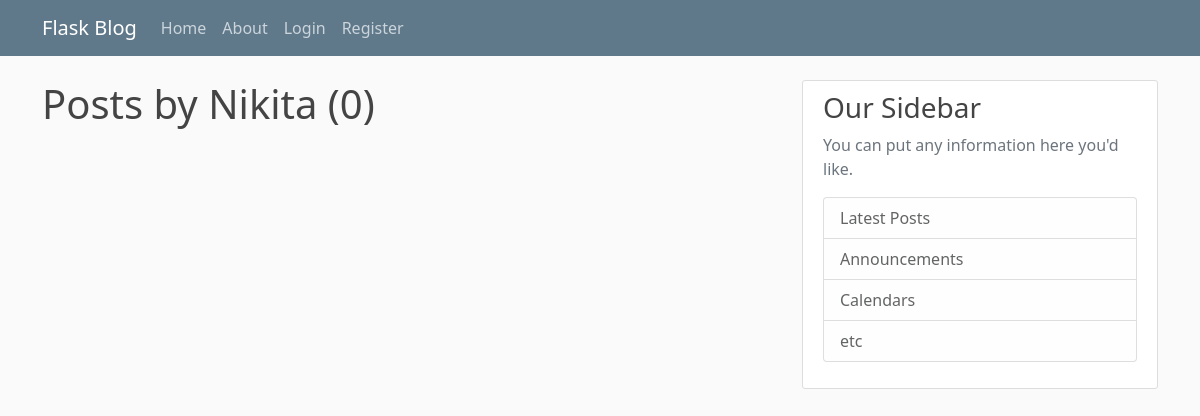
Page /user/Nikita on the earlier database version.
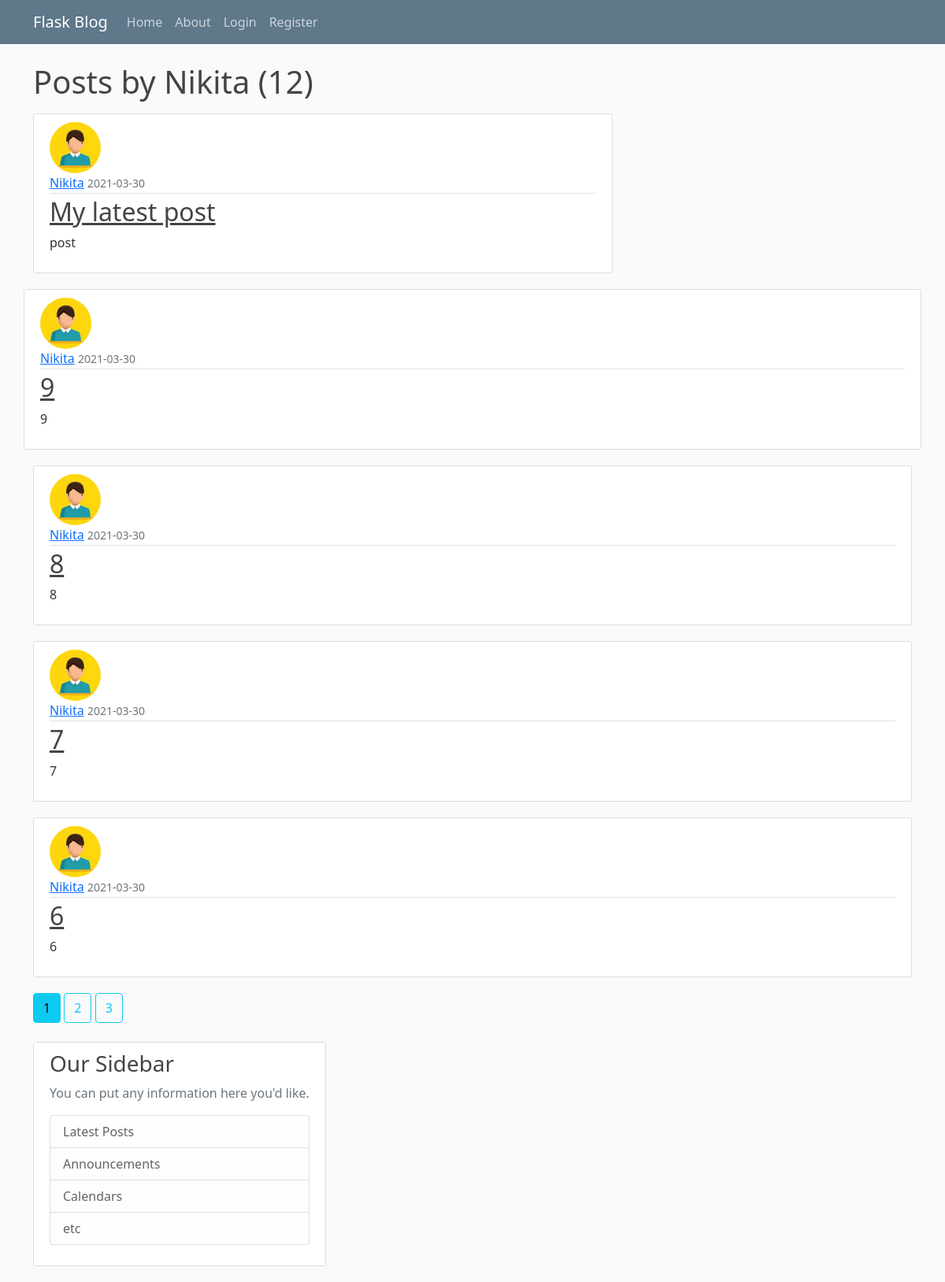
Same page on the later database version.
### flaskblog/models.py (models this page shows, shortened)
class Post(db.Model):
    id = db.Column(db.Integer, primary_key=True)
    title = db.Column(db.String(100), nullable=False)
    date_posted = db.Column(db.DateTime, nullable=False,
                            default=datetime.utcnow)
    content = db.Column(db.Text, nullable=False)
    user_id = db.Column(db.Integer, db.ForeignKey('user.id'), nullable=False)

class User(db.Model, UserMixin):
    id = db.Column(db.Integer, primary_key=True)
    username = db.Column(db.String(20), unique=True, nullable=False)
    email = db.Column(db.String(120), unique=True, nullable=False)
    image_file = db.Column(db.String(20), nullable=False,
                           default='default.jpg')
    password = db.Column(db.String(60), nullable=False)
    posts = db.relationship('Post', backref='author', lazy=True)

### flaskblog/users/routes.py (the view)
@users.route("/user/<string:username>")
def user_posts(username):
    page = request.args.get('page', 1, type=int)
    user = User.query.filter_by(username=username).first_or_404()
    posts = Post.query.filter_by(author=user)\
        .order_by(Post.date_posted.desc())\
        .paginate(page=page, per_page=5)
    return render_template('user_posts.html', posts=posts, user=user)

### flaskblog/templates/user_posts.html
{% extends "layouts.html" %}
{% block content %}
<h1 class=mb-3>Posts by {{ user.username }} ({{ posts.total }})</h1>
{% for post in posts.items %}
<article class="media content-section">
    <img class="rounded-circle article-img"
        src="{{ url_for('static', filename='profile_pics/' + post.author.image_file) }}" <div class="media-body">
    <div class="article-metadata">
        <a class="mr-2" href="{{ url_for('users.user_posts', username=post.author.username) }}">{{ post.author.username }}</a>
        <small class="text-muted">{{ post.date_posted.strftime('%Y-%m-%d') }}</small>
    </div>
    <h2><a class="article-title" href="{{ url_for('posts.post', post_id=post.id) }}">{{ post.title }}</a></h2>
    <p class="article-content">{{ post.content }}</p>
    </div>
</article>
{% endfor %}
{% for page_num in posts.iter_pages(left_edge=1, right_edge=1, left_current=1, right_current=2) %}
{% if page_num %}
{% if posts.page == page_num %}
<a class="btn btn-info mb-4" href="{{ url_for('users.user_posts', username=user.username, page=page_num) }}">{{ page_num }}</a>
{% else %}
<a class="btn btn-outline-info mb-4" href="{{ url_for('main.home', username=user.username, page=page_num) }}">{{ page_num }}</a>
{% endif %}
{% else %}
...
{% endif %}
{% endfor %}
{% endblock content %}

Differences in the rows shown:
added Post: image_file (picture), author.username "Nikita", date_posted "2021-03-30", title "My latest post", content "post"
added Post: image_file (picture), author.username "Nikita", date_posted "2021-03-30", title "9", content "9"
added Post: image_file (picture), author.username "Nikita", date_posted "2021-03-30", title "8", content "8"
added Post: image_file (picture), author.username "Nikita", date_posted "2021-03-30", title "7", content "7"
added Post: image_file (picture), author.username "Nikita", date_posted "2021-03-30", title "6", content "6"
Other differences:
{{ posts.total }}: "0" → "12"
new list line: "1"
new list line: "2"
new list line: "3"
